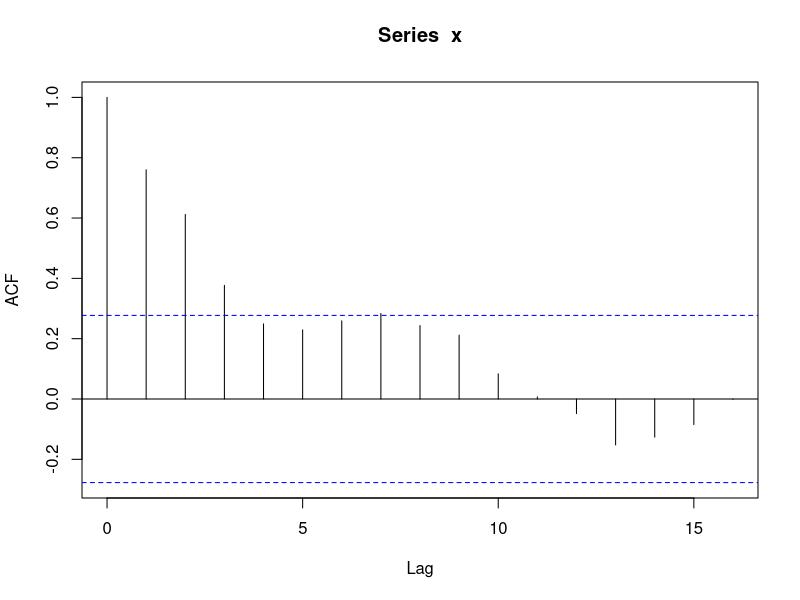
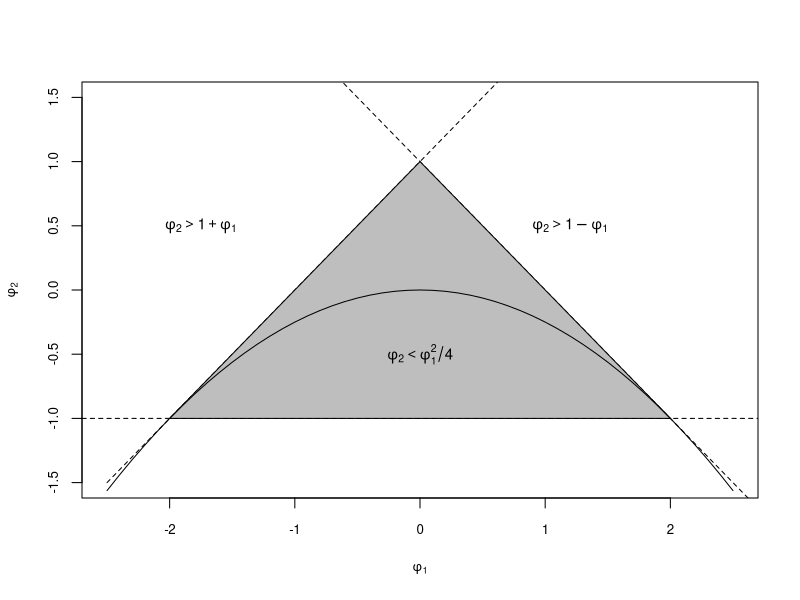

Generate these figures, in order, with R:
## ---- chunk 1

AR.sm <- list(order = c(1, 0, 0), ar = 0.9, sd = 0.1)
x= arima.sim(n = 50, model = AR.sm)

#Use função acf do R
acf(x, type="correlation")


## ---- chunk 2
phi1 <- seq(from = -2.5, to = 2.5, length = 51) 
plot(phi1,1+phi1,lty="dashed",type="l",xlab="",ylab="",cex.axis=.8,ylim=c(-1.5,1.5))
abline(a = -1, b = 0, lty="dashed")
abline(a = 1, b = -1, lty="dashed")
title(ylab=expression(phi[2]),xlab=expression(phi[1]),cex.lab=.8)
polygon(x = phi1[6:46], y = 1-abs(phi1[6:46]), col="gray")
lines(phi1,-phi1^2/4)
text(0,-.5,expression(phi[2]<phi[1]^2/4),cex=.9)
text(1.2,.5,expression(phi[2]>1-phi[1]),cex=.9)
text(-1.75,.5,expression(phi[2]>1+phi[1]),cex=.9)
